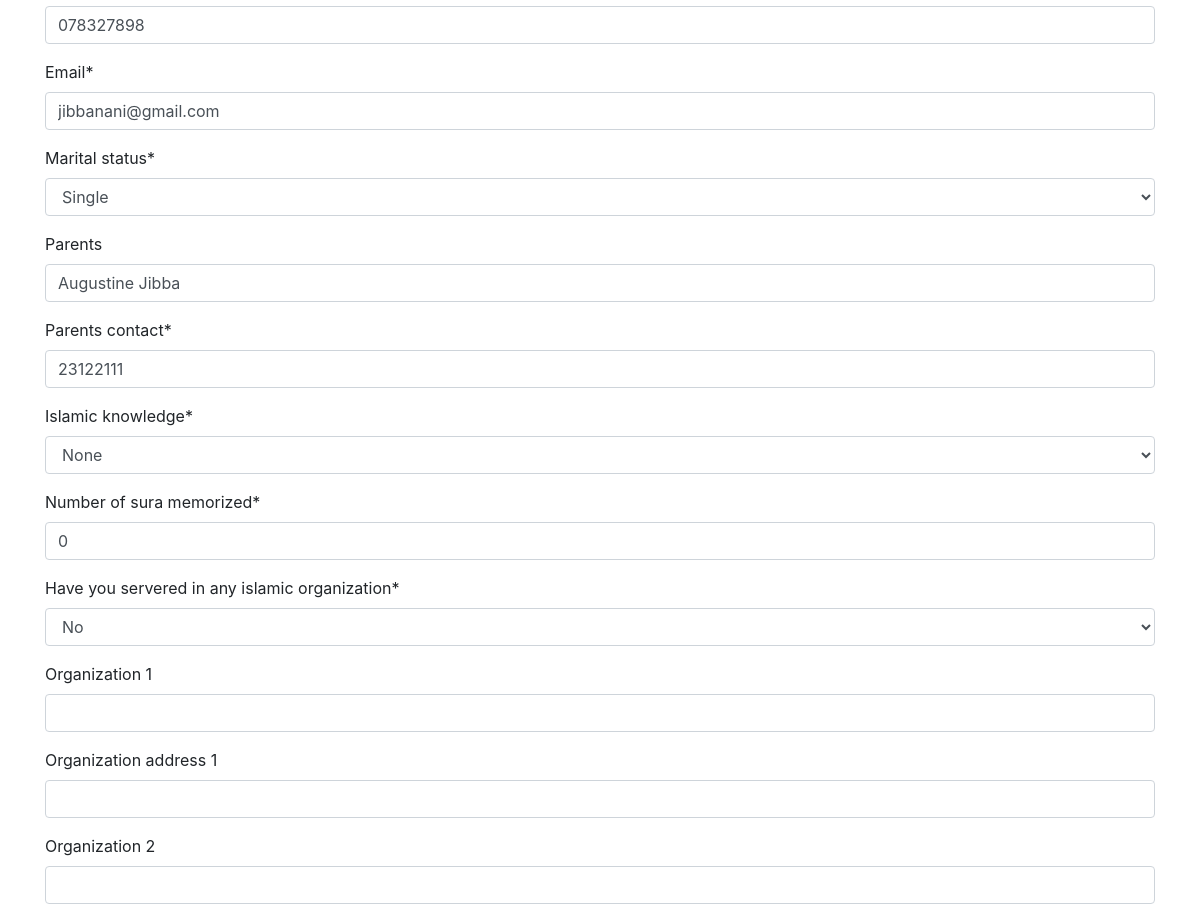
/data/1/edit/ (signed in, middle part), run on an earlier commit of the app's database.
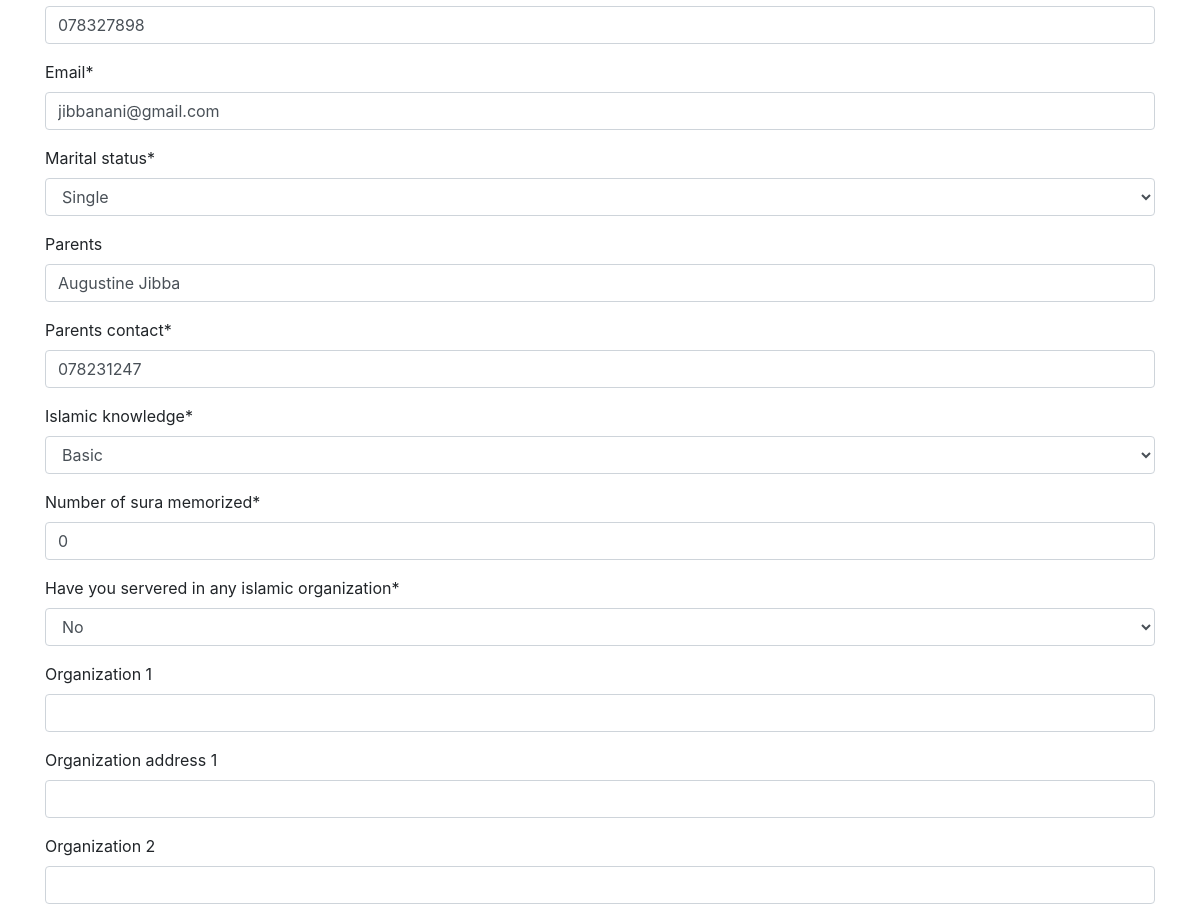
And on a later commit of the database.
### accounts/models.py (models this page shows, shortened)
class RegistrationForm(models.Model):
    Gender = (
        ('Male', 'Male'),
        ('Female', 'Female'),
    )
    Marital_Status = (
        ('Single', 'Single'),
        ('Married', 'Married'),
        ('Divorce', 'Divorce')
    )
    IslamicKnowledge = (
        ('None', 'None'),
        ('Basic', 'Basic'),
        ('Intermediate', 'Intermediate')
    )
    serve_in_organization = (
        ('No', 'No'),
        ('Yes', 'Yes')
    )
    registration_number = models.IntegerField(blank=False, null=False)
    surname = models.CharField(max_length=50, blank=False, null=False)
    other_name = models.CharField(max_length=60, blank=False, null=False)
    course = models.CharField(max_length=60, blank=False, null=False)
    gender = models.CharField(choices=Gender, max_length=19, blank=False, null=False, default='Male')
    date_of_birth = models.DateField(blank=True, null=True)
    place_of_birth = models.CharField(max_length=100, blank=True, null=True)
    contact_address = models.CharField(max_length=150, blank=False, null=False)
    contact_number = models.CharField(max_length=11, blank=False, null=False)
    email = models.EmailField(blank=False, null=False)
    marital_status = models.CharField(choices=Marital_Status, max_length=8, blank=False, null=True, default='Single')
    parents = models.CharField(max_length=40, blank=True, null=True)
    parents_contact = models.CharField(max_length=11, blank=False, null=False)
    islamic_knowledge = models.CharField(choices=IslamicKnowledge, max_length=12, blank=False, null=False, default='None')
    number_of_sura_memorized = models.PositiveIntegerField(blank=False, null=True)
    have_you_servered_in_any_islamic_organization = models.CharField(choices=serve_in_organization, max_length=4, blank=False, null=False, default='No')
    organization_1 = models.CharField(max_length = 120, blank=True, null=True)
    organization_address_1 = models.CharField(max_length = 120, blank=True, null=True)
    organization_2 = models.CharField(max_length = 120, blank=True, null=True)
    organization_address_2 = models.CharField(max_length = 120, blank=True, null=True)
    organization_3 = models.CharField(max_length = 120, blank=True, null=True)
    organization_address_3 = models.CharField(max_length = 120, blank=True, null=True)
    position_held_1 = models.CharField(max_length=25, blank=True, null=True)
    position_held_2 = models.CharField(max_length=25, blank=True, null=True)
    position_held_3 = models.CharField(max_length=25, blank=True, null=True)

### accounts/views.py (the view)
# urls.py: path('data/<int:pk>/edit/', DataUpdateView.as_view(), name='data_edit'),
class DataUpdateView(LoginRequiredMixin, UpdateView):
    model = RegistrationForm
    fields = '__all__'
    template_name = 'data_edit.html'
    success_url = reverse_lazy('home')

### accounts/templates/data_edit.html (shortened to what this page needs)
{% extends 'base.html' %}
{% load crispy_forms_tags %}
{% block content %}
    <div class="container">
        <form class="mt-5" action="" method="post">
            {{ form|crispy }}
        </form>
        <br>
    </div>
{% endblock content %}

What changed in the data, as far as the page shows it:
changed RegistrationForm "jibbanani@gmail.com": parents_contact "23122111" → "078231247"; islamic_knowledge "None" → "Basic"
